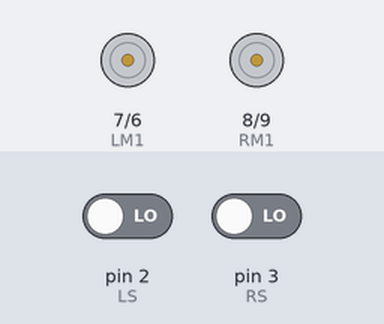
Bench run of a sketch on a simulated Arduino Uno, built with avr-gcc and run on an emulated ATmega328P. On the bench: motor-driver pin pairs drawn as motors (green arrow = first pin HIGH = forward, orange = second pin HIGH = backward, longer = more drive). The inputs (shaded band) are chosen by the test bench; at power-on: pin 2 (LS) LOW, pin 3 (RS) LOW.

Above: at 1.2 s.
1.3 s: pin 2 (LS) driven HIGH
At 2.3 s:
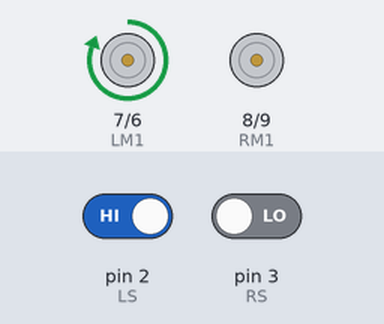
2.8 s: pin 3 (RS) driven HIGH
At 3.4 s:
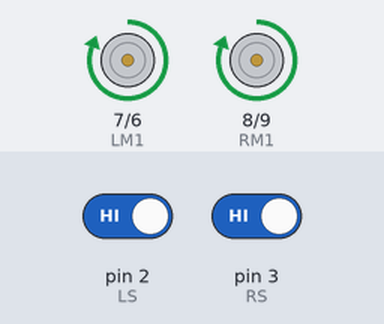
4.3 s: pin 2 (LS) driven LOW
At 5.5 s:
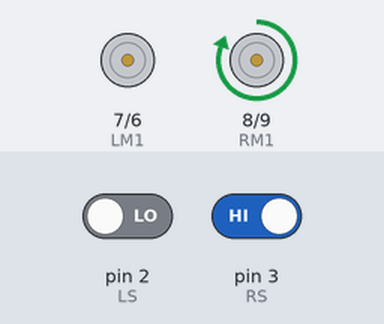
5.8 s: pin 3 (RS) driven LOW
At 6.9 s:
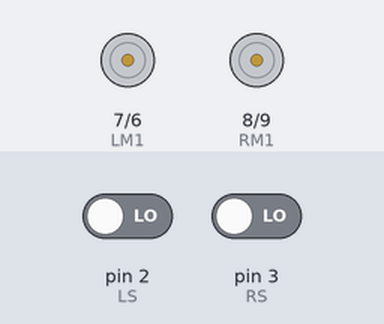
Timing chart, 0 to 8.3 s (numbered marks = the images above; inputs shaded):
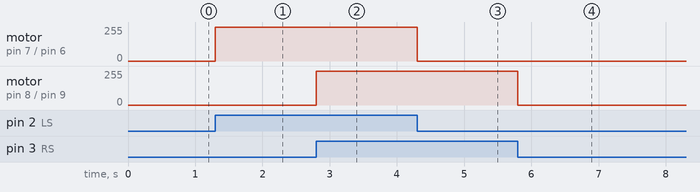

The sketch:

line_follower.ino
```cpp
#include <SoftwareSerial.h>
#define LS 2      // left sensor
#define RS 3      // right sensor
#define LM1 7    // left motor
#define LM2 6    // left motor
#define RM1 8    // right motor
#define RM2 9    // right motor
#define RX 0
#define TX 1

SoftwareSerial btSerial(RX, TX);
//int state=0;
void setup() {
  pinMode(LS, INPUT);
  pinMode(RS, INPUT);
  pinMode(LM1, OUTPUT);
  pinMode(LM2, OUTPUT);
  pinMode(RM1, OUTPUT);
  pinMode(RM2, OUTPUT);
  btSerial.begin(38400);
}

void loop() {

 //if (btSerial.available() > 0)
  //state=btSerial.read();

 if(digitalRead(LS) && digitalRead(RS))     // Move Forward
  {
    digitalWrite(LM1, HIGH);
    digitalWrite(LM2, LOW);
    digitalWrite(RM1, HIGH);
    digitalWrite(RM2, LOW);
    btSerial.write(1);
  }

  if(!(digitalRead(LS)) && digitalRead(RS))     // Turn right
  {
    digitalWrite(LM1, LOW);
    digitalWrite(LM2, LOW);
    digitalWrite(RM1, HIGH);
    digitalWrite(RM2, LOW);
    btSerial.write(2);
  }

  if(digitalRead(LS) && !(digitalRead(RS)))     // turn left
  {
    digitalWrite(LM1, HIGH);
    digitalWrite(LM2, LOW);
    digitalWrite(RM1, LOW);
    digitalWrite(RM2, LOW);
    btSerial.write(3);
  }

  if(!(digitalRead(LS)) && !(digitalRead(RS)))     // stop
  {
    digitalWrite(LM1, LOW);
    digitalWrite(LM2, LOW);
    digitalWrite(RM1, LOW);
    digitalWrite(RM2, LOW);
   btSerial.write(4);
  }

}
```

Measured:
- after the input at 1.3 s, motor on pin 7 (LM1) / pin 6 (LM2): stopped → forward 255/255 at once
- after the input at 2.8 s, motor on pin 8 (RM1) / pin 9 (RM2): stopped → forward 255/255 at once
- after the input at 4.3 s, motor on pin 7 (LM1) / pin 6 (LM2): forward 255/255 → stopped at once
- after the input at 5.8 s, motor on pin 8 (RM1) / pin 9 (RM2): forward 255/255 → stopped at once
